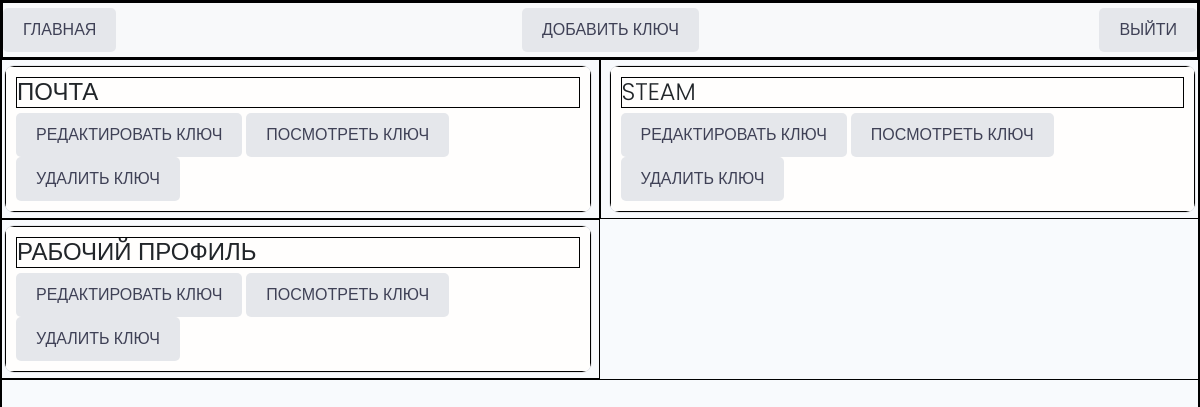
Before: / (signed in) with the older database file.
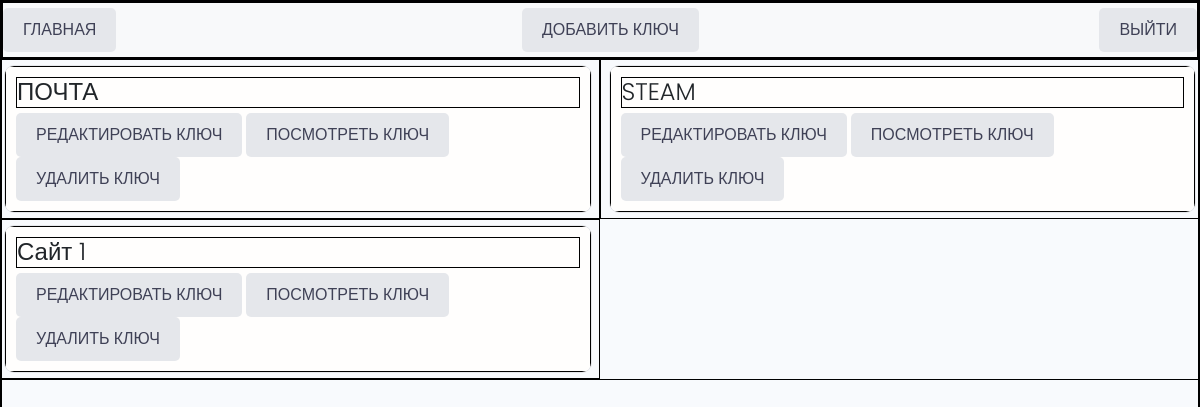
After: the same page with the newer database file.
### bank/models.py (models this page shows, shortened)
class Password(models.Model):
    owner = models.ForeignKey(Profile, on_delete=models.CASCADE, blank=True, default="123456")
    title = models.CharField(max_length=200)
    password = models.TextField(max_length=200)

### bank/views.py (the view)
# urls.py: path('', views.bank, name='bank'),
@login_required(login_url="login")
def bank(request):
    prof = request.user.profile
    passwords = prof.password_set.all()
    context = {
        'prof': prof,
        'passwords': passwords,
    }
    return render(request, "bank/index.html", context)

### bank/templates/bank/index.html
{% extends 'bank/base.html' %}
{% block content %}
{% if passwords %}
<div class="row">
    {% for password in passwords %}
    <div class="col-sm-6 mb-3 mb-sm-0">
        <div class="card">
            <div class="card-body">
                <h5 class="card-title">{{ password.title }}</h5>
                <a href="{% url 'change-key' password.id %}" class="btn btn-primary">РЕДАКТИРОВАТЬ КЛЮЧ</a>
                <a href="#" class="btn btn-primary">ПОСМОТРЕТЬ КЛЮЧ</a>
                <a href="{% url 'delete-key' password.id %}" class="btn btn-primary">УДАЛИТЬ КЛЮЧ</a>
            </div>
        </div>
    </div>
    {% endfor %}
</div>
{% else %}
<h1>ДОБАВЬТЕ СВОИ НОВЫЕ КЛЮЧИ.</h1>
{% endif %}
{% endblock %}

Changed rows visible on the page:
changed Password: title "РАБОЧИЙ ПРОФИЛЬ" → "Сайт 1"
